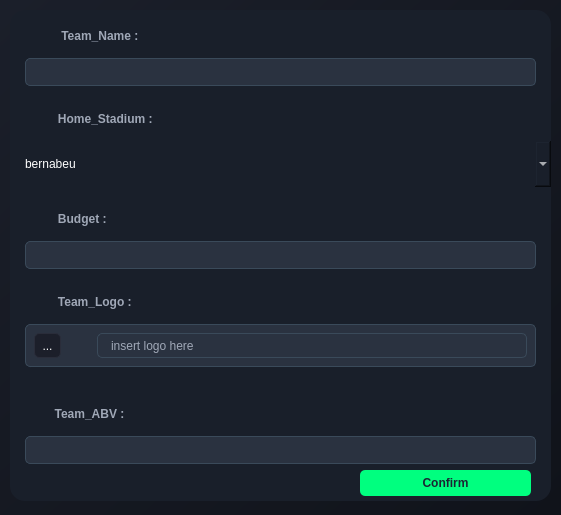
<?xml version="1.0" encoding="UTF-8"?>
<ui version="4.0">
 <class>modifyTeam</class>
 <widget class="QWidget" name="modifyTeam">
  <property name="geometry">
   <rect>
    <x>0</x>
    <y>0</y>
    <width>561</width>
    <height>515</height>
   </rect>
  </property>
  <property name="windowTitle">
   <string>Form</string>
  </property>
  <property name="styleSheet">
   <string notr="true">background: qlineargradient(x1:0, y1:0, x2:1, y2:1, stop:0 #1b1f2a, stop:1 #10131a);</string>
  </property>
  <widget class="QWidget" name="widget" native="true">
   <property name="geometry">
    <rect>
     <x>10</x>
     <y>10</y>
     <width>541</width>
     <height>491</height>
    </rect>
   </property>
   <property name="styleSheet">
    <string notr="true">background-color: rgb(25, 31, 42);
    color: #FFFFFF;
    font-family: 'Segoe UI', Arial, sans-serif;
    font-size: 12px;
    border-radius: 15px;
    padding: 15px;
    spacing: 2px;
</string>
   </property>
   <layout class="QGridLayout" name="gridLayout_4">
    <item row="10" column="0">
     <widget class="QPushButton" name="button1_2">
      <property name="styleSheet">
       <string notr="true">background-color: #00FF7F; /* Green to match the accent */
    color: #1A2633; /* Dark blue text for contrast */
    font-size: 12px;
    font-weight: bold;
    border-radius: 5px;
    padding: 6px 12px;
    margin-left: 350px;
    margin-right: 20px;
    margin-bottom: 5px;</string>
      </property>
      <property name="text">
       <string>Confirm</string>
      </property>
     </widget>
    </item>
    <item row="3" column="0">
     <widget class="QComboBox" name="cb_2">
      <property name="styleSheet">
       <string notr="true">background-color: #2A3240;
  border: 1px solid #3A4A5A;
    border-radius: 5px;
    padding: 5px;
    color: #E0E6ED;
    margin-left: 15px;
    margin-right: 15px;

Qcb::drop-down {
    border-left: 1px solid #3A4A5A;
    width: 20px;
}
Qcb:focus {
    border: 1px solid #00FF7F;
    background-color: #323A48;
}</string>
      </property>
      <item>
       <property name="text">
        <string extracomment="eu">bernabeu</string>
       </property>
      </item>
      <item>
       <property name="text">
        <string extracomment="eu">Santiago Bernabéu</string>
       </property>
      </item>
      <item>
       <property name="text">
        <string extracomment="eu">Camp Nou</string>
       </property>
      </item>
      <item>
       <property name="text">
        <string extracomment="eu">Old Trafford</string>
       </property>
      </item>
      <item>
       <property name="text">
        <string extracomment="eu">Wembley Stadium</string>
       </property>
      </item>
     </widget>
    </item>
    <item row="6" column="0">
     <widget class="QLabel" name="label_12">
      <property name="styleSheet">
       <string notr="true">color: #A0A8B7;
font-weight: bold;
padding-bottom: 5px;background-color:transparent;</string>
      </property>
      <property name="text">
       <string>         Team_Logo :</string>
      </property>
     </widget>
    </item>
    <item row="1" column="0">
     <widget class="QLineEdit" name="l1_2">
      <property name="styleSheet">
       <string notr="true">background-color: #2A3240; /* Darker blue-gray for input fields */
    border: 1px solid #3A4A5A; /* Subtle blue-gray border */
    border-radius: 5px;
    padding: 5px;
    color: #E0E6ED; /* Light gray text for readability */
    margin-left: 15px;
    margin-right: 15px;
</string>
      </property>
      <property name="text">
       <string/>
      </property>
     </widget>
    </item>
    <item row="4" column="0">
     <widget class="QLabel" name="label_13">
      <property name="styleSheet">
       <string notr="true">color: #A0A8B7;
font-weight: bold;
padding-bottom: 5px;background-color:transparent;</string>
      </property>
      <property name="text">
       <string>         Budget :</string>
      </property>
     </widget>
    </item>
    <item row="8" column="0">
     <widget class="QLabel" name="label_14">
      <property name="styleSheet">
       <string notr="true">color: #A0A8B7;
font-weight: bold;
padding-bottom: 5px;background-color:transparent;</string>
      </property>
      <property name="text">
       <string>        Team_ABV :</string>
      </property>
     </widget>
    </item>
    <item row="0" column="0">
     <widget class="QLabel" name="label_15">
      <property name="styleSheet">
       <string notr="true">color: #A0A8B7;
font-weight: bold;
padding-bottom: 5px;background-color:transparent;</string>
      </property>
      <property name="text">
       <string>          Team_Name :</string>
      </property>
     </widget>
    </item>
    <item row="2" column="0">
     <widget class="QLabel" name="label_16">
      <property name="styleSheet">
       <string notr="true">color: #A0A8B7;
font-weight: bold;
padding-bottom: 5px;background-color:transparent;</string>
      </property>
      <property name="text">
       <string>         Home_Stadium :</string>
      </property>
     </widget>
    </item>
    <item row="5" column="0">
     <widget class="QLineEdit" name="l2_3">
      <property name="styleSheet">
       <string notr="true">background-color: #2A3240; /* Darker blue-gray for input fields */
    border: 1px solid #3A4A5A; /* Subtle blue-gray border */
    border-radius: 5px;
    padding: 5px;
    color: #E0E6ED; /* Light gray text for readability */
    margin-left: 15px;
    margin-right: 15px;</string>
      </property>
     </widget>
    </item>
    <item row="7" column="0">
     <widget class="QWidget" name="widget_3" native="true">
      <property name="styleSheet">
       <string notr="true">background-color: #2A3240;
    border: 1px solid #3A4A5A;
    border-radius: 5px;
    padding: 3px;
    color: #E0E6ED;
    margin-left: 15px;
    margin-right: 15px;
    margin-bottom: 15px;</string>
      </property>
      <layout class="QHBoxLayout" name="horizontalLayout_2">
       <item>
        <widget class="QToolButton" name="toolButton_2">
         <property name="styleSheet">
          <string notr="true">background-color: #1C1F2A;
border: 1px solid #2A2D3A;
border-radius: 5px;
padding: 3px;
color: white;
margin-left: 15px;
margin-right:15px;
margin-bottom:15px;</string>
         </property>
         <property name="text">
          <string>...</string>
         </property>
        </widget>
       </item>
       <item>
        <widget class="QLabel" name="label_3">
         <property name="styleSheet">
          <string notr="true">color: #A0A8B7;
padding-left: 10px;
background-color: transparent;</string>
         </property>
         <property name="text">
          <string>insert logo here</string>
         </property>
        </widget>
       </item>
      </layout>
     </widget>
    </item>
    <item row="9" column="0">
     <widget class="QLineEdit" name="l2_4">
      <property name="styleSheet">
       <string notr="true">background-color: #2A3240; /* Darker blue-gray for input fields */
    border: 1px solid #3A4A5A; /* Subtle blue-gray border */
    border-radius: 5px;
    padding: 5px;
    color: #E0E6ED; /* Light gray text for readability */
    margin-left: 15px;
    margin-right: 15px;</string>
      </property>
     </widget>
    </item>
   </layout>
  </widget>
  <widget class="QLabel" name="label_19">
   <property name="geometry">
    <rect>
     <x>40</x>
     <y>120</y>
     <width>17</width>
     <height>17</height>
    </rect>
   </property>
   <property name="styleSheet">
    <string notr="true">background-color:transparent;</string>
   </property>
   <property name="text">
    <string/>
   </property>
   <property name="pixmap">
    <pixmap resource="images.qrc">:/img/terrain.png</pixmap>
   </property>
   <property name="scaledContents">
    <bool>true</bool>
   </property>
  </widget>
  <widget class="QLabel" name="label_29">
   <property name="geometry">
    <rect>
     <x>40</x>
     <y>276</y>
     <width>21</width>
     <height>21</height>
    </rect>
   </property>
   <property name="styleSheet">
    <string notr="true">background-color:transparent;</string>
   </property>
   <property name="text">
    <string/>
   </property>
   <property name="pixmap">
    <pixmap resource="images.qrc">:/img/logo.png</pixmap>
   </property>
   <property name="scaledContents">
    <bool>true</bool>
   </property>
  </widget>
  <widget class="QLabel" name="label_30">
   <property name="geometry">
    <rect>
     <x>40</x>
     <y>400</y>
     <width>18</width>
     <height>16</height>
    </rect>
   </property>
   <property name="styleSheet">
    <string notr="true">background-color:transparent;</string>
   </property>
   <property name="text">
    <string/>
   </property>
   <property name="pixmap">
    <pixmap resource="images.qrc">:/img/abv.png</pixmap>
   </property>
   <property name="scaledContents">
    <bool>true</bool>
   </property>
  </widget>
  <widget class="QLabel" name="label_27">
   <property name="geometry">
    <rect>
     <x>40</x>
     <y>200</y>
     <width>12</width>
     <height>18</height>
    </rect>
   </property>
   <property name="styleSheet">
    <string notr="true">background-color:transparent;</string>
   </property>
   <property name="text">
    <string/>
   </property>
   <property name="pixmap">
    <pixmap resource="images.qrc">:/img/money.png</pixmap>
   </property>
   <property name="scaledContents">
    <bool>true</bool>
   </property>
  </widget>
  <widget class="QLabel" name="label_28">
   <property name="geometry">
    <rect>
     <x>40</x>
     <y>40</y>
     <width>17</width>
     <height>17</height>
    </rect>
   </property>
   <property name="styleSheet">
    <string notr="true">color: #B0C0D0;background-color:transparent;</string>
   </property>
   <property name="text">
    <string/>
   </property>
   <property name="pixmap">
    <pixmap resource="images.qrc">:/img/Userr.png</pixmap>
   </property>
   <property name="scaledContents">
    <bool>true</bool>
   </property>
  </widget>
 </widget>
 <resources>
  <include location="images.qrc"/>
 </resources>
 <connections/>
</ui>
